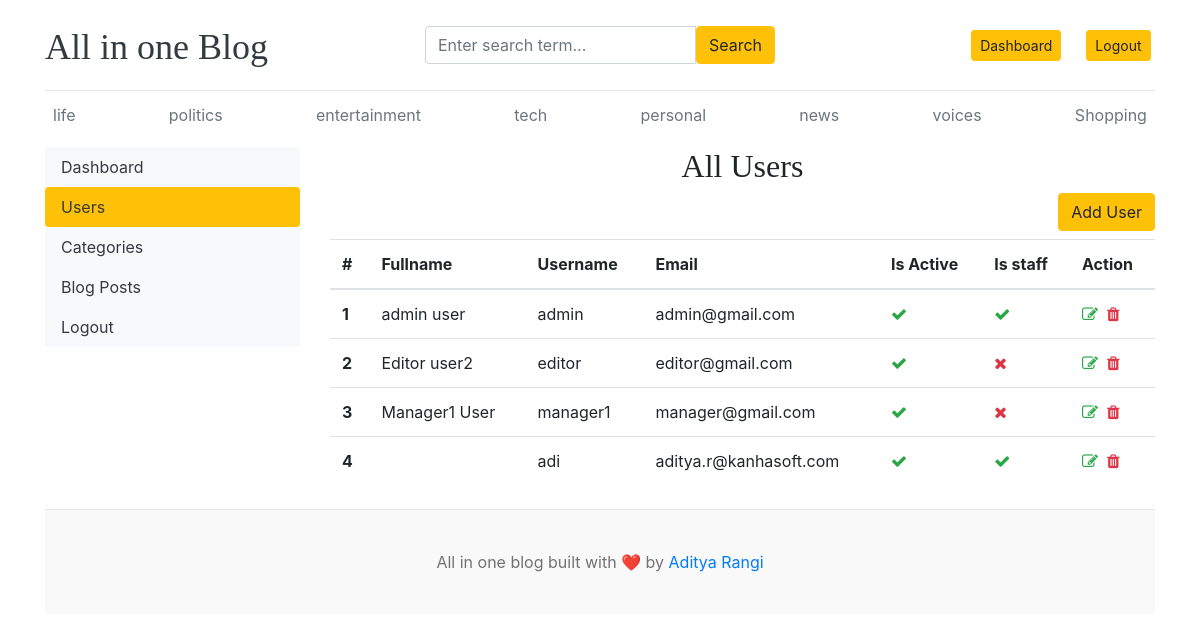
/dashboard/users (signed in), run on the app's committed database.
### blog_app/models.py (models this page shows)
class TimeStampedModel(models.Model):
    created_at = models.DateTimeField(auto_now_add=True)
    updated_at = models.DateTimeField(auto_now=True)
    class Meta:
        abstract = True

class Category(TimeStampedModel):
    name = models.CharField(max_length=50, unique=True)
    class Meta:
        verbose_name_plural = "categories"
    def __str__(self):
        return self.name

### dashboard/views.py (the view)
# urls.py: path("users", DashboardUsers.as_view(), name="dashboard_users"),
@method_decorator(login_required, name="dispatch")
@method_decorator(manager_or_admin_required, name="dispatch")
class DashboardUsers(TemplateView):
    template_name = "dashboard/users/dashboard_users.html"
    def get_context_data(self, **kwargs):
        context = super().get_context_data(**kwargs)
        users = User.objects.all()
        context["users"] = users
        return context

### blog_app/context_processors.py (called while the page is built)
def get_categories(request):
    categories = Category.objects.all()
    social_apps = SocialLink.objects.all()
    return dict(
        tags=categories, social_apps=social_apps
    )  # This function only return the dictionary

### dashboard/permission_decorator.py (called while the page is built)
def manager_or_admin_required(function=None):
    actual_decorator = user_passes_test(
        lambda u: u.is_superuser or u.groups.filter(name="Manager").exists(),
        login_url="/dashboard/no-permission/",
        redirect_field_name=None,
    )
    return actual_decorator(function) if function else actual_decorator

### templates/dashboard/users/dashboard_users.html (shortened to what this page needs)
{% extends 'base.html' %}
{% block body_block %}
<div class="row">
    {% include 'dashboard/sidebar.html' %}
    <div class="col-md-9">
            <h2 style="text-align: center;">All Users</h2>
            <a href="{% url 'add_dashboard_user' %}" class="btn btn-warning mb-2 float-right">Add User</a>
            <table class="table table-hover">
                <thead>
                  <tr>
                    <th scope="col">#</th>
                    <th scope="col">Fullname</th>
                    <th scope="col">Username</th>
                    <th scope="col">Email</th>
                    <th scope="col">Is Active</th>
                    <th scope="col">Is staff</th>
                    <th scope="col">Action</th>
                  </tr>
                </thead>
                <tbody>
                {% for user in users %}
                <tr>
                    <th scope="row">{{forloop.counter}}</th>
                    <td>{{user.first_name}} {{user.last_name}}</td>
                    <td>{{user.username}}</td>
                    <td>{{user.email}}</td>
                    <td>{% if user.is_active %} <i class="fa fa-check text-success"></i>{% else %}<i class="fa fa-times text-danger"></i>{% endif %}</td>
                    <td>{% if user.is_staff %} <i class="fa fa-check text-success"></i>{% else %}<i class="fa fa-times text-danger"></i>{% endif %}</td>
                    <td>
                        <a href="{% url 'dashboard_edit_user' user.id %}"><i class="fa fa-edit text-success"></i></a>&nbsp;
                        <a href="{% url 'delete_user' user.id %}"><i class="fa fa-trash text-danger"></i></a>
                    </td>
                </tr>
                {% endfor %}
                </tbody>
              </table>
    </div>
</div>
{% endblock %}

### templates/base.html (shortened to what this page needs)
{% load static %}
<!DOCTYPE html>
<html lang="en">
<head>
    <link href="https://getbootstrap.com/docs/4.0/dist/css/bootstrap.min.css" rel="stylesheet">
    <link href="{% static 'css/blog.css' %}" rel="stylesheet">
    <link rel="stylesheet" href="https://cdnjs.cloudflare.com/ajax/libs/font-awesome/4.7.0/css/font-awesome.min.css">
  </head>
<body>
    <div class="container">
        <header class="blog-header py-3">
          <div class="row flex-nowrap justify-content-between align-items-center">
            <div class="col-4 pt-1">
              <a class="blog-header-logo text-dark" href="/">All in one Blog</a>
            </div>
            <div class="col-4">
              <form action="{% url 'search_category' %}" method="GET">
                <div class="input-group">
                  <input class="form-control" name="keyword" type="text" placeholder="Enter search term..." aria-label="Enter search term..." aria-describedby="button-search" />
                  <button class="btn btn-warning" id="button-search" type="submit">Search</button>
              </div>
              </form>
            </div>
            <div class="col-4 d-flex justify-content-end align-items-center">
              {% if not user.is_authenticated %}
                <a class="btn btn-sm btn-warning" href="{% url 'login_user' %}">Login</a> &nbsp;
                <a class="btn btn-sm btn-outline-secondary" href="{% url 'register_user' %}">Register</a>
              {% else %}
            <a class="btn btn-sm btn-warning" href="{% url 'dashboard' %}">Dashboard </a>&nbsp;
              <a class="btn btn-sm btn-warning" href="{% url 'logout_user' %}">Logout</a> &nbsp;
              {% endif %}
            </div>
          </div>
        </header>
        <div class="nav-scroller py-1 mb-2">
          <nav class="nav d-flex justify-content-between">
            {% for tag in tags %}
                <a class="p-2 text-muted" href="{% url 'post_by_category' tag.id %}">{{tag}}</a>
            {% endfor%}
          </nav>
        </div>
    {% block body_block %}{% endblock %}
<footer class="blog-footer mt-2">
    <p>All in one blog built with ❤️ by <a href="#">Aditya Rangi</a></p>
</footer>
</body>
</html>

### all_in_one_blog/static/css/blog.css (style rules this page uses)
.blog-header { border-bottom: 1px solid #e5e5e5; }
.blog-header-logo { font-family: "Playfair Display", Georgia, "Times New Roman", serif; font-size: 2.25rem; }
h1, h2, h3, h4, h5, h6 { font-family: "Playfair Display", Georgia, "Times New Roman", serif; }
.blog-footer { padding: 2.5rem 0; color: #727272; text-align: center; background-color: #f9f9f9; border-top: .05rem solid #e5e5e5; }
.blog-footer p:last-child { margin-bottom: 0; }

### data on the page
Category: name "life"
Category: name "politics"
Category: name "entertainment"
Category: name "tech"
Category: name "personal"
Category: name "news"
Category: name "voices"
Category: name "Shopping"

### other printed values
{{ user.first_name }} "admin"
{{ user.last_name }} "user"
{{ user.username }} "admin"
{{ user.email }} "admin@gmail.com"
{{ user.first_name }} "Editor"
{{ user.last_name }} "user2"
{{ user.username }} "editor"
{{ user.email }} "editor@gmail.com"
{{ user.first_name }} "Manager1"
{{ user.last_name }} "User"
{{ user.username }} "manager1"
{{ user.email }} "manager@gmail.com"
{{ user.username }} "adi"
{{ user.email }} "aditya.r@kanhasoft.com"
